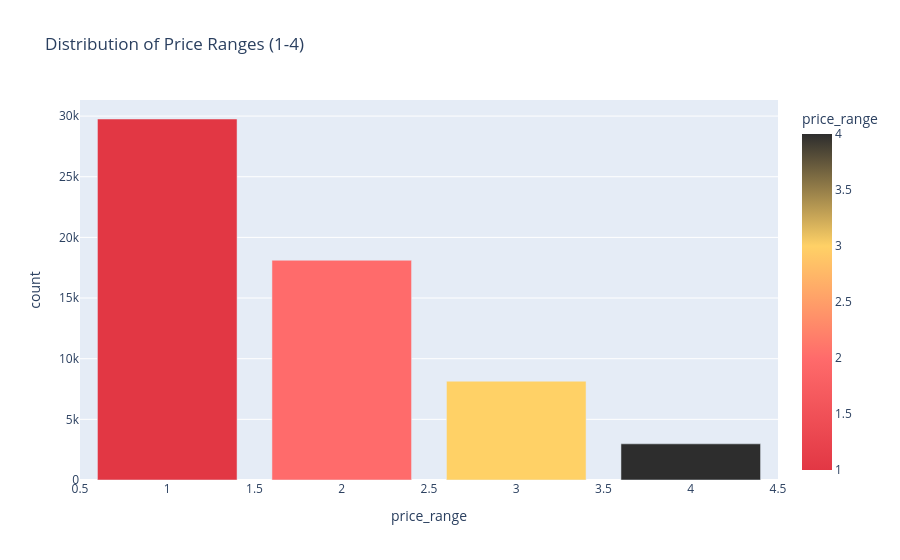

This figure's notebook cell:
### Code cell
palette = ['#E23744', '#FF6B6B', '#FFD166', '#2D2D2D']
fig = px.bar(df['price_range'].value_counts().reset_index(),x='price_range',y='count',color='price_range',color_continuous_scale=palette,title='Distribution of Price Ranges (1-4)')
fig.show()

### Figure 1 — Plotly figure (JSON) as saved in the notebook; plotly's stock layout.template omitted (floating-point values rounded to 4 significant figures)
{"data": [{"hovertemplate": "price_range=%{marker.color}<br>count=%{y}<extra></extra>", "legendgroup": "", "marker": {"color": [1, 2, 3, 4], "coloraxis": "coloraxis", "pattern": {"shape": ""}}, "name": "", "orientation": "v", "showlegend": false, "textposition": "auto", "type": "bar", "x": [1, 2, 3, 4], "xaxis": "x", "y": [29759, 18115, 8145, 2982], "yaxis": "y"}], "layout": {"barmode": "relative", "coloraxis": {"colorbar": {"title": {"text": "price_range"}}, "colorscale": [[0, "#E23744"], [0.3333, "#FF6B6B"], [0.6667, "#FFD166"], [1, "#2D2D2D"]]}, "legend": {"tracegroupgap": 0}, "title": {"text": "Distribution of Price Ranges (1-4)"}, "xaxis": {"anchor": "y", "domain": [0, 1], "title": {"text": "price_range"}}, "yaxis": {"anchor": "x", "domain": [0, 1], "title": {"text": "count"}}}}
